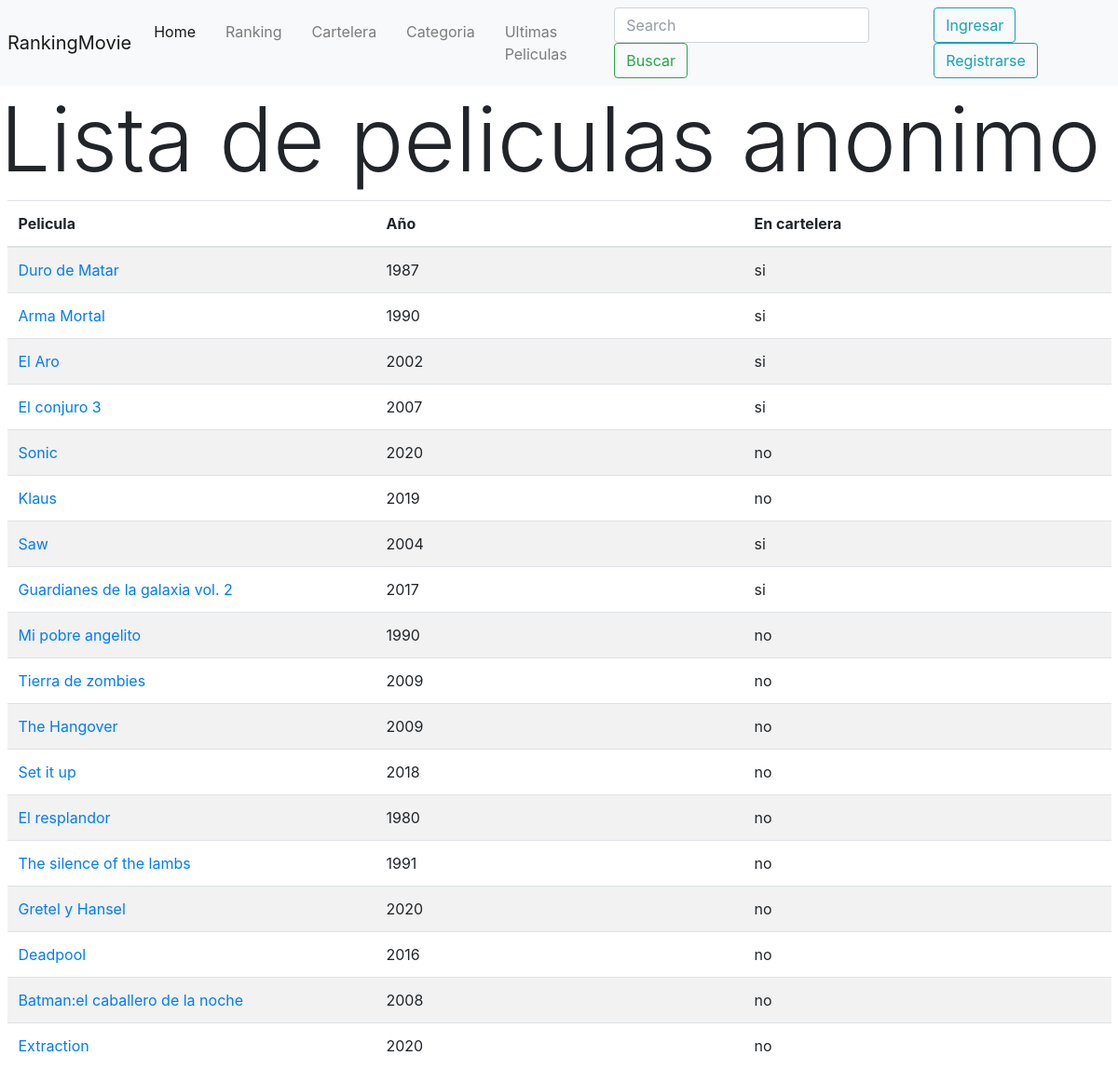
Page /verpelis1/ on the committed database.
### app/models.py (models this page shows, shortened)
class Pelicula(models.Model):
    titulo = models.CharField(max_length=200, null=False)
    sinopsis = models.TextField(null=True)
    anio = models.IntegerField(null=True)
    actores=models.TextField(max_length=2000, null=True)
    duracion = models.IntegerField(null=True)
    enCartelera=models.BooleanField(null=False)
    fecha_creacion = models.DateTimeField(auto_now_add=True)
    estado = models.TextField(null=True)
    class Meta:
        app_label = 'app'

### app/views.py (the view)
# urls.py: path('verpelis1/', views.verpelis1, name='verpelis1'),
def verpelis1(request):
   lista_peli = Pelicula.objects.all()
   contexto = {
        'lista_peli' : lista_peli
    }
   return render(request, 'app/verpelis1.html', contexto)

### app/templates/app/verpelis1.html (shortened to what this page needs)
{% extends "app/baseanonimo.html"%}
{% load static %}
{% block contenido %}
<h1 class="display-1">Lista de peliculas anonimo</h1>
<div class="col">
    <table class="table table-striped projects">
      <thead>
          <tr>
              <th style="width: 10%">
                  Pelicula
              </th>
              <th style="width: 10%">
                Año
              </th>
              <th style="width: 10%">
                En cartelera
              </th>
          </tr>
      </thead>
      <tbody>
        {% for p in lista_peli%}
          <tr>
              <td>
                <a href="{% url 'app:verpeli1' p.id %}">
                    {{ p.titulo }}
                </a>
              </td>
              <td>
                {{ p.anio }}
              </td>
              <td>
                {% if p.enCartelera == 1 %}
                  si
                  {% else %}
                     no
                {% endif %}
              </td>
          </tr>
          {% endfor %}
      </tbody>
  </table>
</div>
{% endblock %}

### rows in the picture
Pelicula: titulo "Duro de Matar", anio "1987", enCartelera "si"
Pelicula: titulo "Arma Mortal", anio "1990", enCartelera "si"
Pelicula: titulo "El Aro", anio "2002", enCartelera "si"
Pelicula: titulo "El conjuro 3", anio "2007", enCartelera "si"
Pelicula: titulo "Sonic", anio "2020", enCartelera "no"
Pelicula: titulo "Klaus", anio "2019", enCartelera "no"
Pelicula: titulo "Saw", anio "2004", enCartelera "si"
Pelicula: titulo "Guardianes de la galaxia vol. 2", anio "2017", enCartelera "si"
Pelicula: titulo "Mi pobre angelito", anio "1990", enCartelera "no"
Pelicula: titulo "Tierra de zombies", anio "2009", enCartelera "no"
Pelicula: titulo "The Hangover", anio "2009", enCartelera "no"
Pelicula: titulo "Set it up", anio "2018", enCartelera "no"
Pelicula: titulo "El resplandor", anio "1980", enCartelera "no"
Pelicula: titulo "The silence of the lambs", anio "1991", enCartelera "no"
Pelicula: titulo "Gretel y Hansel", anio "2020", enCartelera "no"
Pelicula: titulo "Deadpool", anio "2016", enCartelera "no"
Pelicula: titulo "Batman:el caballero de la noche", anio "2008", enCartelera "no"
Pelicula: titulo "Extraction", anio "2020", enCartelera "no"
